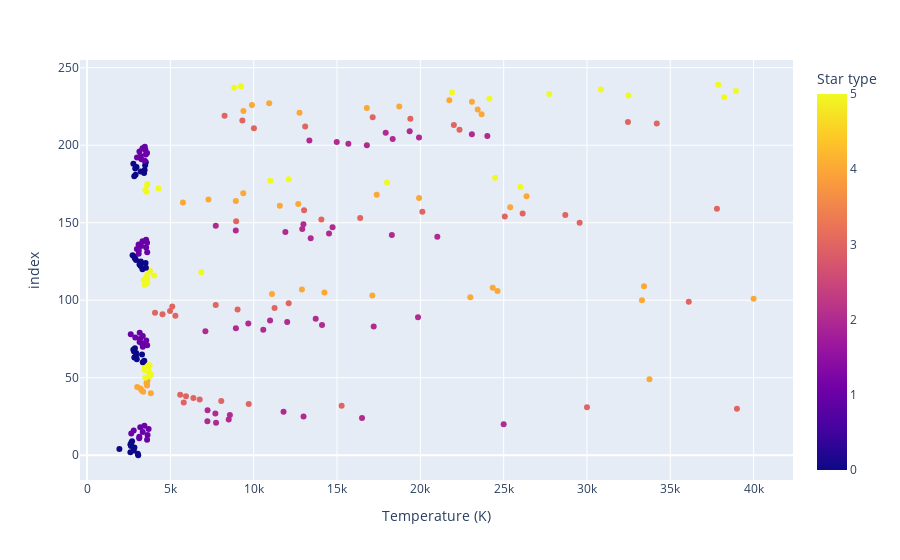
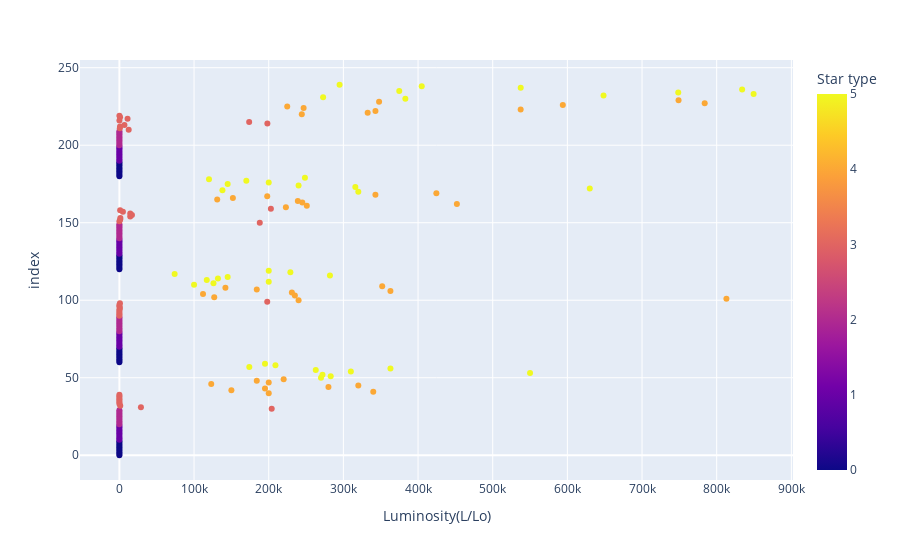
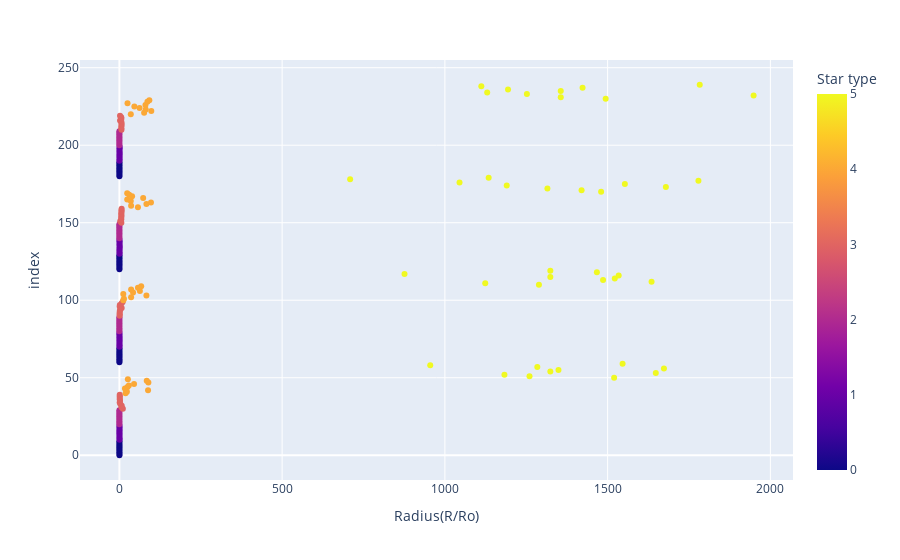
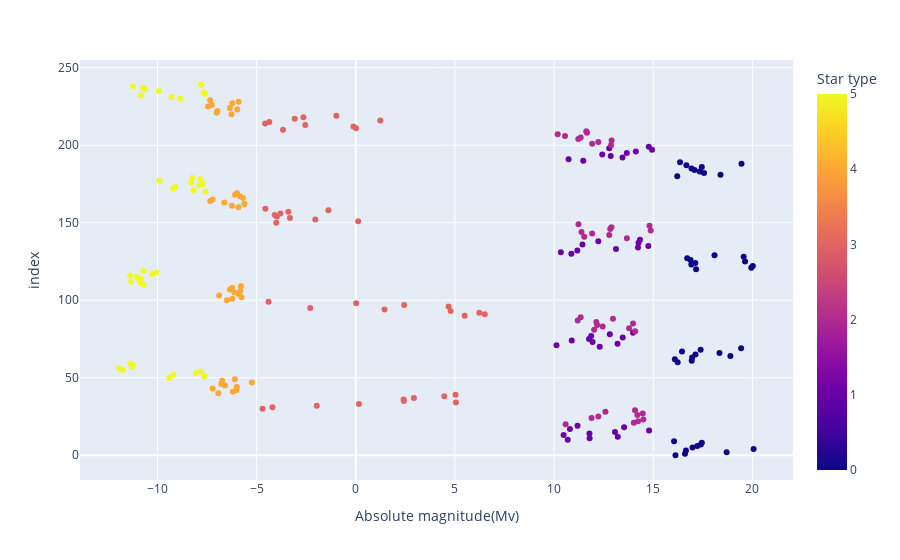

Notebook cell for these charts, in order:
### Markdown cell above
Presenetljivo je to, da ima podatkovna množica enako število vsakega tipa zvezd.

### Code cell
# Prikaz znač
stolpci = ['Temperature (K)', 'Luminosity(L/Lo)', 'Radius(R/Ro)',
       'Absolute magnitude(Mv)','Star color']

for stolpec in stolpci:
    #plt.figure()
    #plt.tight_layout()
    
    #graf = sns.scatterplot(x=stolpec, y='Star type', data=df, hue='Star type')
    
    fig = px.scatter(df, x = stolpec, color = 'Star type')
    fig.show()

### Figure 1 — Plotly figure (JSON) as saved in the notebook; plotly's stock layout.template omitted (floating-point values rounded to 4 significant figures; data arrays with more than 128 entries replaced by an {"elided": "..."} marker saying what was removed)
{"data": [{"hovertemplate": "Temperature (K)=%{x}<br>index=%{y}<br>Star type=%{marker.color}<extra></extra>", "legendgroup": "", "marker": {"color": {"elided": "240 int values"}, "coloraxis": "coloraxis", "symbol": "circle"}, "mode": "markers", "name": "", "orientation": "h", "showlegend": false, "type": "scatter", "x": {"elided": "240 int values"}, "xaxis": "x", "y": {"elided": "240 int values"}, "yaxis": "y"}], "layout": {"coloraxis": {"colorbar": {"title": {"text": "Star type"}}, "colorscale": [[0, "#0d0887"], [0.1111, "#46039f"], [0.2222, "#7201a8"], [0.3333, "#9c179e"], [0.4444, "#bd3786"], [0.5556, "#d8576b"], [0.6667, "#ed7953"], [0.7778, "#fb9f3a"], [0.8889, "#fdca26"], [1, "#f0f921"]]}, "legend": {"tracegroupgap": 0}, "margin": {"t": 60}, "xaxis": {"anchor": "y", "domain": [0, 1], "title": {"text": "Temperature (K)"}}, "yaxis": {"anchor": "x", "domain": [0, 1], "title": {"text": "index"}}}}

### Figure 2 — Plotly figure (JSON) as saved in the notebook; plotly's stock layout.template omitted (floating-point values rounded to 4 significant figures; data arrays with more than 128 entries replaced by an {"elided": "..."} marker saying what was removed)
{"data": [{"hovertemplate": "Luminosity(L/Lo)=%{x}<br>index=%{y}<br>Star type=%{marker.color}<extra></extra>", "legendgroup": "", "marker": {"color": {"elided": "240 int values"}, "coloraxis": "coloraxis", "symbol": "circle"}, "mode": "markers", "name": "", "orientation": "h", "showlegend": false, "type": "scatter", "x": {"elided": "240 float values"}, "xaxis": "x", "y": {"elided": "240 int values"}, "yaxis": "y"}], "layout": {"coloraxis": {"colorbar": {"title": {"text": "Star type"}}, "colorscale": [[0, "#0d0887"], [0.1111, "#46039f"], [0.2222, "#7201a8"], [0.3333, "#9c179e"], [0.4444, "#bd3786"], [0.5556, "#d8576b"], [0.6667, "#ed7953"], [0.7778, "#fb9f3a"], [0.8889, "#fdca26"], [1, "#f0f921"]]}, "legend": {"tracegroupgap": 0}, "margin": {"t": 60}, "xaxis": {"anchor": "y", "domain": [0, 1], "title": {"text": "Luminosity(L/Lo)"}}, "yaxis": {"anchor": "x", "domain": [0, 1], "title": {"text": "index"}}}}

### Figure 3 — Plotly figure (JSON) as saved in the notebook; plotly's stock layout.template omitted (floating-point values rounded to 4 significant figures; data arrays with more than 128 entries replaced by an {"elided": "..."} marker saying what was removed)
{"data": [{"hovertemplate": "Radius(R/Ro)=%{x}<br>index=%{y}<br>Star type=%{marker.color}<extra></extra>", "legendgroup": "", "marker": {"color": {"elided": "240 int values"}, "coloraxis": "coloraxis", "symbol": "circle"}, "mode": "markers", "name": "", "orientation": "h", "showlegend": false, "type": "scatter", "x": {"elided": "240 float values"}, "xaxis": "x", "y": {"elided": "240 int values"}, "yaxis": "y"}], "layout": {"coloraxis": {"colorbar": {"title": {"text": "Star type"}}, "colorscale": [[0, "#0d0887"], [0.1111, "#46039f"], [0.2222, "#7201a8"], [0.3333, "#9c179e"], [0.4444, "#bd3786"], [0.5556, "#d8576b"], [0.6667, "#ed7953"], [0.7778, "#fb9f3a"], [0.8889, "#fdca26"], [1, "#f0f921"]]}, "legend": {"tracegroupgap": 0}, "margin": {"t": 60}, "xaxis": {"anchor": "y", "domain": [0, 1], "title": {"text": "Radius(R/Ro)"}}, "yaxis": {"anchor": "x", "domain": [0, 1], "title": {"text": "index"}}}}

### Figure 4 — Plotly figure (JSON) as saved in the notebook; plotly's stock layout.template omitted (floating-point values rounded to 4 significant figures; data arrays with more than 128 entries replaced by an {"elided": "..."} marker saying what was removed)
{"data": [{"hovertemplate": "Absolute magnitude(Mv)=%{x}<br>index=%{y}<br>Star type=%{marker.color}<extra></extra>", "legendgroup": "", "marker": {"color": {"elided": "240 int values"}, "coloraxis": "coloraxis", "symbol": "circle"}, "mode": "markers", "name": "", "orientation": "h", "showlegend": false, "type": "scatter", "x": {"elided": "240 float values"}, "xaxis": "x", "y": {"elided": "240 int values"}, "yaxis": "y"}], "layout": {"coloraxis": {"colorbar": {"title": {"text": "Star type"}}, "colorscale": [[0, "#0d0887"], [0.1111, "#46039f"], [0.2222, "#7201a8"], [0.3333, "#9c179e"], [0.4444, "#bd3786"], [0.5556, "#d8576b"], [0.6667, "#ed7953"], [0.7778, "#fb9f3a"], [0.8889, "#fdca26"], [1, "#f0f921"]]}, "legend": {"tracegroupgap": 0}, "margin": {"t": 60}, "xaxis": {"anchor": "y", "domain": [0, 1], "title": {"text": "Absolute magnitude(Mv)"}}, "yaxis": {"anchor": "x", "domain": [0, 1], "title": {"text": "index"}}}}
